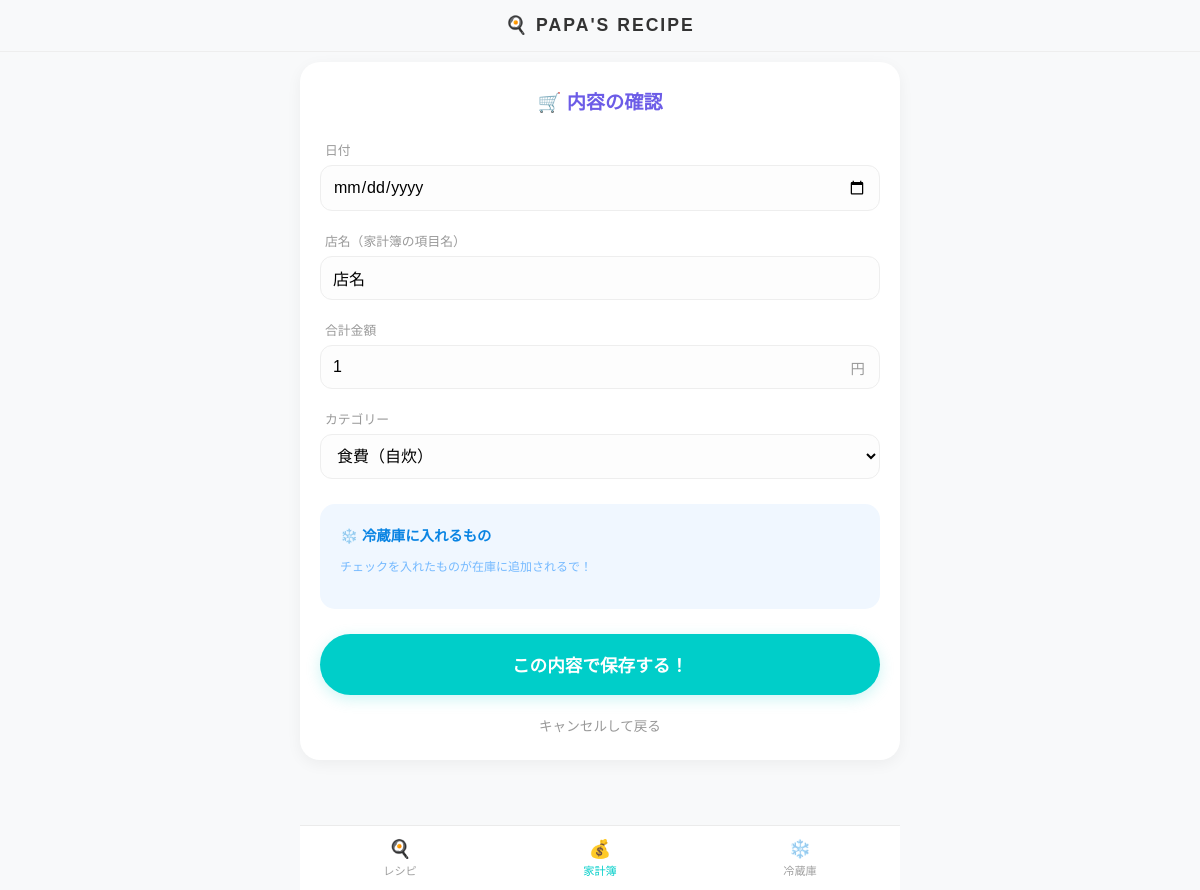
The page /budget/edit/32/ on the database its author committed.
### recipes/models.py (models this page shows, shortened)
class Budget(models.Model):
    user = models.ForeignKey(User, on_delete=models.CASCADE, verbose_name="持ち主", null=True, blank=True)
    CATEGORY_CHOICES = [
        ('food', '食費（自炊）'),
        ('dining', '外食費'),
        ('daily', '日用品'),
        ('beauty', '美容・健康'),
        ('transport', '交通費'),
        ('education', '自己研鑽・趣味'),
        ('utilities', '固定費（光熱費・通信費）'),
        ('other', 'その他'),
    ]
    date = models.DateField(verbose_name="購入日")
    item_name = models.CharField(max_length=100, verbose_name="品目")
    amount = models.IntegerField(verbose_name="金額")
    category = models.CharField(max_length=20, choices=CATEGORY_CHOICES, default='food', verbose_name="カテゴリー")

### recipes/views.py (the view, shortened to what this page needs)
# urls.py: path('budget/edit/<int:pk>/', views.budget_edit, name='budget_edit'),
def budget_edit(request, pk):
    budget = get_object_or_404(Budget, pk=pk)
    return render(request, 'recipes/receipt_confirm.html', {
        'scan_data': budget,
        'category_choices': Budget.CATEGORY_CHOICES,
        'is_edit': True # 編集モード判定用
    })

### recipes/templates/recipes/receipt_confirm.html (shortened to what this page needs)
{% extends 'recipes/base.html' %}
{% block content %}
<div class="confirm-card">
    <div class="confirm-title">🛒 内容の確認</div>
    <form action="{% url 'budget_list' %}" method="POST">
        <div class="form-group">
            <label>日付</label>
            <input type="date" name="date" value="{{ scan_data.date }}" class="form-control">
        </div>
        <div class="form-group">
            <label>店名（家計簿の項目名）</label>
            <input type="text" name="item_name" value="{{ scan_data.item_name }}" class="form-control" placeholder="店名を入力">
        </div>
        <div class="form-group">
            <label>合計金額</label>
            <div style="position: relative;">
                <input type="number" name="amount" value="{{ scan_data.amount }}" class="form-control" style="padding-right: 40px;">
                <span style="position: absolute; right: 15px; top: 50%; transform: translateY(-50%); color: #999; font-size: 0.9em;">円</span>
            </div>
        </div>
        <div class="form-group">
            <label>カテゴリー</label>
            <select name="category" class="form-control">
                {% for code, name in category_choices %}
                    <option value="{{ code }}" {% if code == scan_data.category %}selected{% endif %}>{{ name }}</option>
                {% endfor %}
            </select>
        </div>
        <div class="fridge-section">
            <div class="fridge-title">❄️ 冷蔵庫に入れるもの</div>
            <p style="font-size: 0.75em; color: #74b9ff; margin-bottom: 15px;">チェックを入れたものが在庫に追加されるで！</p>
        </div>
        <button type="submit" class="btn-save">この内容で保存する！</button>
        <a href="{% url 'budget_list' %}" class="btn-cancel">キャンセルして戻る</a>
    </form>
</div>
{% endblock %}

### recipes/templates/recipes/base.html (style rules this page uses)
body { font-family: 'Noto Sans JP', sans-serif; background-color: #F8F9FA; color: #333; margin: 0; padding-bottom: 90px; }
input, textarea, select { font-size: 16px !important; font-family: inherit; }

### recipes/templates/recipes/receipt_confirm.html (style rules this page uses)
.confirm-card { background: white; padding: 25px 20px; border-radius: 20px; box-shadow: 0 4px 15px rgba(0,0,0,0.05); margin-bottom: 20px; }
.confirm-title { text-align: center; font-size: 1.2em; color: #6c5ce7; margin-bottom: 25px; font-weight: 700; }
.form-group { margin-bottom: 20px; }
.form-group label { display: block; font-size: 0.8em; color: #999; margin-bottom: 6px; margin-left: 5px; }
.form-control { width: 100%; padding: 12px; border: 1px solid #eee; border-radius: 12px; background-color: #fdfdfd; box-sizing: border-box; }
.fridge-section { background-color: #f0f7ff; padding: 20px; border-radius: 15px; margin-top: 25px; }
.fridge-title { font-size: 0.9em; font-weight: bold; color: #0984e3; margin-bottom: 12px; display: flex; align-items: center; gap: 5px; }
.btn-save { width: 100%; background-color: #00cec9; color: white; border: none; padding: 18px; border-radius: 35px; font-weight: bold; font-size: 1.1em; margin-top: 25px; box-shadow: 0 4px 15px rgba(0, 206, 201, 0.2); }
.btn-cancel { display: block; text-align: center; margin-top: 20px; color: #999; text-decoration: none; font-size: 0.85em; }

### rows shown on the page
Budget: item_name "店名", amount "1", category "食費（自炊）"
